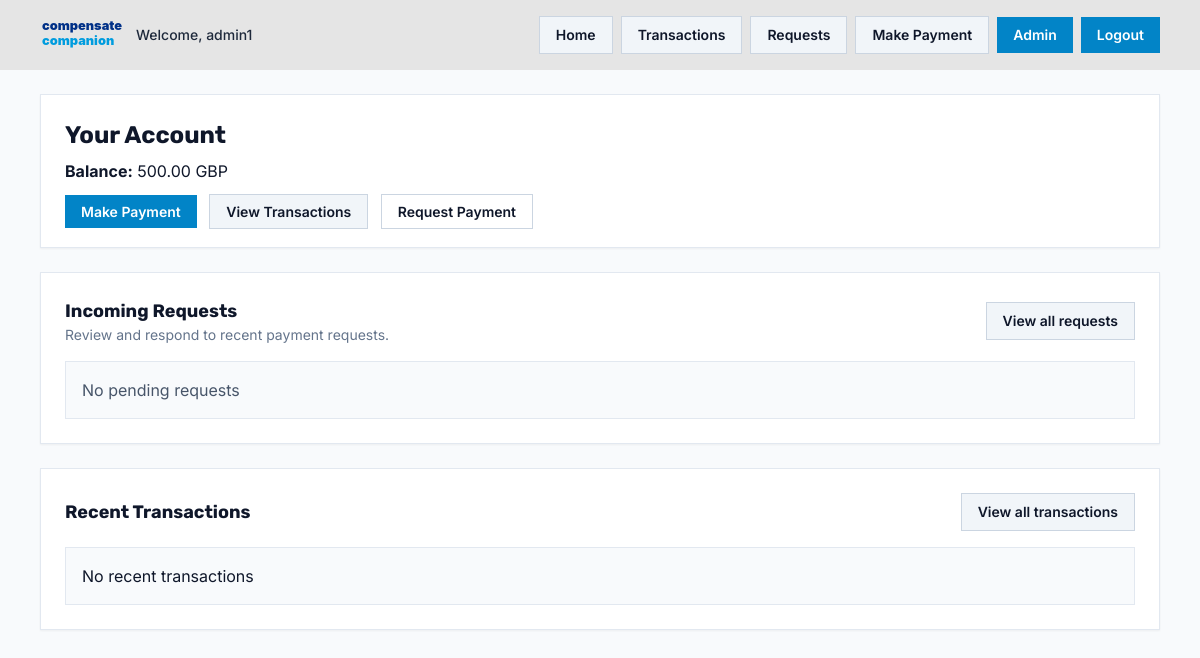
Page /payments/ (signed in) on the committed database.
### register/models.py (models this page shows, shortened)
class User(AbstractUser):
    balance = models.DecimalField(max_digits=12, decimal_places=2, default=Decimal('500.00'))
    currency = models.CharField(max_length=3, choices=Currency.choices, default=Currency.GBP)

### payapp/views.py (the view)
# urls.py: path('', views.dashboard, name='dashboard'),
@login_required
def dashboard(request):
    recent = Transaction.objects.filter(Q(sender=request.user) | Q(receiver=request.user)).order_by('-created_at')[:5]
    incoming_requests = PaymentRequest.objects.filter(requested_from=request.user, status=PaymentRequest.STATUS_REQUESTED)[:20]
    context = {
        'balance': request.user.balance,
        'currency': request.user.currency,
        'recent_transactions': recent,
        'incoming_requests': incoming_requests,
    }
    return render(request, 'dashboard.html', context)

### templates/dashboard.html (shortened to what this page needs)
{% extends "base.html" %}
{% block content %}
<div class="mt-6 grid grid-cols-1 gap-6">
  <div class="rounded-3xl border border-slate-200 bg-white p-6 shadow-sm">
    <h1 class="text-2xl">Your Account</h1>
    <p class="mt-2"><strong>Balance:</strong> {{ balance }} {{ currency }}</p>
    <div class="mt-4 space-x-2">
      <a class="rounded-2xl bg-sky-600 px-4 py-2 text-sm font-semibold text-white transition hover:bg-sky-700" href="{% url 'payapp:make_payment' %}">Make Payment</a>
      <a class="rounded-2xl border border-slate-300 bg-slate-100 px-4 py-2 text-sm font-semibold text-slate-900 transition hover:bg-slate-200" href="{% url 'payapp:transactions' %}">View Transactions</a>
      <a class="rounded-2xl border border-slate-300 bg-white px-4 py-2 text-sm font-semibold text-slate-900 transition hover:border-slate-400" href="{% url 'payapp:request_payment' %}">Request Payment</a>
    </div>
  </div>
  <div class="rounded-3xl border border-slate-200 bg-white p-6 shadow-sm">
    <div class="flex flex-col gap-4 md:flex-row md:items-center md:justify-between">
      <div>
        <h2 class="text-lg">Incoming Requests</h2>
        <p class="text-sm text-slate-500">Review and respond to recent payment requests.</p>
      </div>
      <a class="rounded-2xl border border-slate-300 bg-slate-100 px-4 py-2 text-sm font-semibold text-slate-900 transition hover:bg-slate-200" href="{% url 'payapp:requests' %}">View all requests</a>
    </div>
    <ul class="mt-4 space-y-3">
      {% for req in incoming_requests %}
        <li class="rounded-3xl border border-slate-200 bg-slate-50 p-4 shadow-sm">
          <div class="flex flex-col gap-4 md:flex-row md:items-start md:justify-between">
            <div class="min-w-0">
              <div class="font-semibold text-slate-900">{{ req.requester.username }} requested {{ req.amount }} {{ req.currency }}</div>
              {% if req.message %}<div class="mt-2 text-sm text-slate-700">"{{ req.message }}"</div>{% endif %}
              <div class="mt-2 text-xs text-slate-500">Requested {{ req.created_at|date:'M d, Y H:i' }}</div>
            </div>
            <div class="flex flex-wrap gap-2 md:justify-end">
              <form method="post" action="{% url 'payapp:accept_request' req.id %}">{% csrf_token %}
                <button class="rounded-2xl bg-emerald-600 px-3 py-1 text-sm font-semibold text-white transition hover:bg-emerald-700" type="submit">Accept</button>
              </form>
              <form method="post" action="{% url 'payapp:reject_request' req.id %}">{% csrf_token %}
                <button class="rounded-2xl border border-slate-300 bg-white px-3 py-1 text-sm font-semibold text-slate-900 transition hover:border-slate-400" type="submit">Reject</button>
              </form>
            </div>
          </div>
        </li>
      {% empty %}
        <li class="rounded-3xl border border-slate-200 bg-slate-50 p-4 text-slate-600">No pending requests</li>
      {% endfor %}
    </ul>
  </div>
  <div class="rounded-3xl border border-slate-200 bg-white p-6 shadow-sm">
    <div class="flex items-center justify-between">
      <h2 class="text-lg">Recent Transactions</h2>
      <a class="rounded-2xl border border-slate-300 bg-slate-100 px-4 py-2 text-sm font-semibold text-slate-900 transition hover:bg-slate-200" href="{% url 'payapp:transactions' %}">View all transactions</a>
    </div>
    <ul class="mt-4 space-y-2">
      {% for tx in recent_transactions %}
        <li class="rounded-2xl border border-slate-200 bg-slate-50 p-4">
          <div class="font-semibold text-sm text-slate-800">{{ tx.created_at|date:'M d, Y H:i' }}</div>
          <div class="mt-1 text-sm text-slate-700">{{ tx.sender }} → {{ tx.receiver }}</div>
          <div class="mt-1 text-sm text-slate-700">{{ tx.amount }} {{ tx.currency }} — {{ tx.status }}</div>
        </li>
      {% empty %}
        <li class="rounded-2xl border border-slate-200 bg-slate-50 p-4">No recent transactions</li>
      {% endfor %}
    </ul>
  </div>
</div>
{% endblock %}

### templates/base.html (shortened to what this page needs)
<!doctype html>
<html lang="en">
  <head>
    {% load static %}
    <script src="https://cdn.tailwindcss.com"></script>
    <link rel="stylesheet" href="{% static 'css/global.css' %}">
  </head>
  <body>
    <nav class="bg-neutral-200 text-neutral-900">
      <div class="max-w-6xl mx-auto px-4 py-4 flex flex-col gap-3 md:flex-row md:items-center md:justify-between">
        <div class="flex flex-col gap-3 sm:flex-row sm:items-center sm:gap-3">
          <a class="flex items-center gap-3" href="/">
            <img src="{% static 'images/logo.svg' %}" alt="Compensate Companion" class="h-8 inline-block">
          </a>
          {% if request.user.is_authenticated %}
            <div class="text-sm font-medium text-slate-800">
              Welcome,
              {% if request.user.first_name or request.user.last_name %}
                {{ request.user.first_name }} {{ request.user.last_name }}
              {% else %}
                {{ request.user.username }}
              {% endif %}
            </div>
          {% endif %}
        </div>
        <div class="flex flex-wrap items-center gap-2 justify-end">
          {% if request.user.is_authenticated %}
            <a class="rounded-2xl border border-slate-300 bg-slate-100 px-4 py-2 text-sm font-semibold text-slate-900 transition hover:bg-slate-200" href="{% url 'payapp:dashboard' %}">Home</a>
            <a class="rounded-2xl border border-slate-300 bg-slate-100 px-4 py-2 text-sm font-semibold text-slate-900 transition hover:bg-slate-200" href="{% url 'payapp:transactions' %}">Transactions</a>
            <a class="rounded-2xl border border-slate-300 bg-slate-100 px-4 py-2 text-sm font-semibold text-slate-900 transition hover:bg-slate-200" href="{% url 'payapp:requests' %}">Requests</a>
            <a class="rounded-2xl border border-slate-300 bg-slate-100 px-4 py-2 text-sm font-semibold text-slate-900 transition hover:bg-slate-200" href="{% url 'payapp:make_payment' %}">Make Payment</a>
            {% if request.user.is_superuser %}
              <a class="rounded-2xl bg-sky-600 px-4 py-2 text-sm font-semibold text-white transition hover:bg-sky-700" href="{% url 'admindashboard:admin_dashboard' %}">Admin</a>
            {% endif %}
            <a class="rounded-2xl bg-sky-600 px-4 py-2 text-sm font-semibold text-white transition hover:bg-sky-700" href="{% url 'login:logout' %}">Logout</a>
          {% endif %}
        </div>
      </div>
    </nav>
    <main class="max-w-6xl mx-auto px-4">
      {% block content %}{% endblock %}
    </main>
  </body>
</html>

### static/css/global.css (style rules this page uses)
:root { --header-font: 'LocalHeader', 'Merriweather', serif; --body-font: 'LocalBody', 'Inter', system-ui, -apple-system, 'Segoe UI', Roboto, 'Helvetica Neue', Arial; }
* { border-radius: 0 !important; }
body { font-family: var(--body-font); background-color: #f8fafc; color: #0f172a; padding-bottom: 6rem; }
h1,h2,h3,h4,h5,h6 { font-family: var(--header-font); }
img { max-width: 100%; height: auto; }

### rows in the picture
User: user.username "admin1", balance "500.00", currency "GBP"
